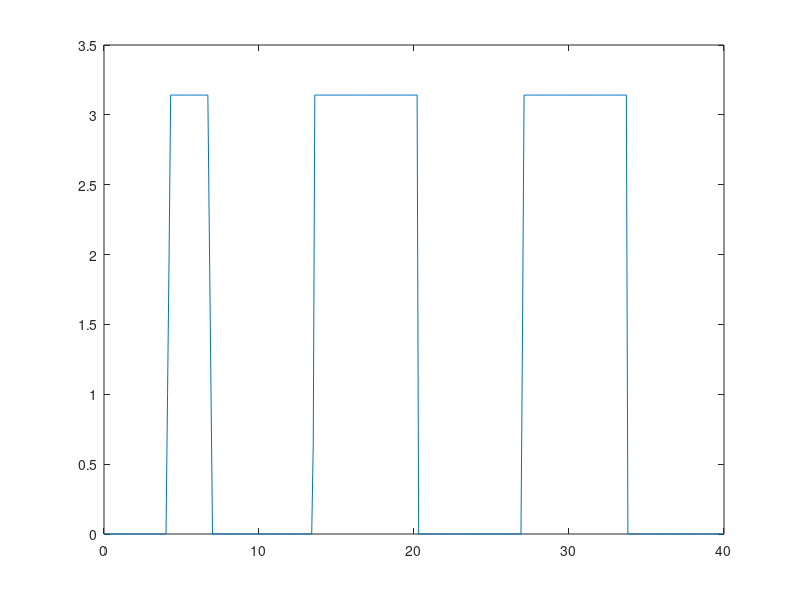

Here is the MATLAB script that generated this plot: (Note: this script raises an error after producing the figure.)
%willisjmps15 Figure 1a method applied to Lead - Silicone
clc;
clear;
limsup=40;
step=0.1;
f=0:step:limsup;
w=(2*pi*1000).*f;
mu1=1.49*10^10;
mu2=4*10^5;
ro1=11600;
ro2=1300;
h2=0.0013;
h1=0.003;
h=h1+h2;
K2=0.1/h;

coef11=(ro1/mu1)*(w.^2);
coef12=(ro2/mu2)*(w.^2);
k11=sqrt(coef11-(K2^2));
k12=sqrt(coef12-(K2^2));
num2=mu2*k12;
num1=mu1*k11;
coefaux1=num2./num1;
coefaux2=num1./num2;
coefaux=coefaux1+coefaux2;

trM1=cos(h2*k12).*cos(h1*k11);
trM2=0.5*coefaux.*sin(h2*k12).*sin(h1*k11);
trM=trM1-trM2;
atrM=acos(trM);
iatrM=imag(acos(trM));
ratrM=real(acos(trM));

l1=plot(f,ratrM);
l1.Color='blue';
%l1.LineWidth=2;
hold on
l2=plot(f, iatrM);
l2.Color='green';
xlabel('f (kHz)'); 
ylabel('K1h'); 
headline='K2h='+string(K2*h);
prompt=text(limsup/10, max(max(ratrM),max(iatrM))+0.5, headline);
grid;
